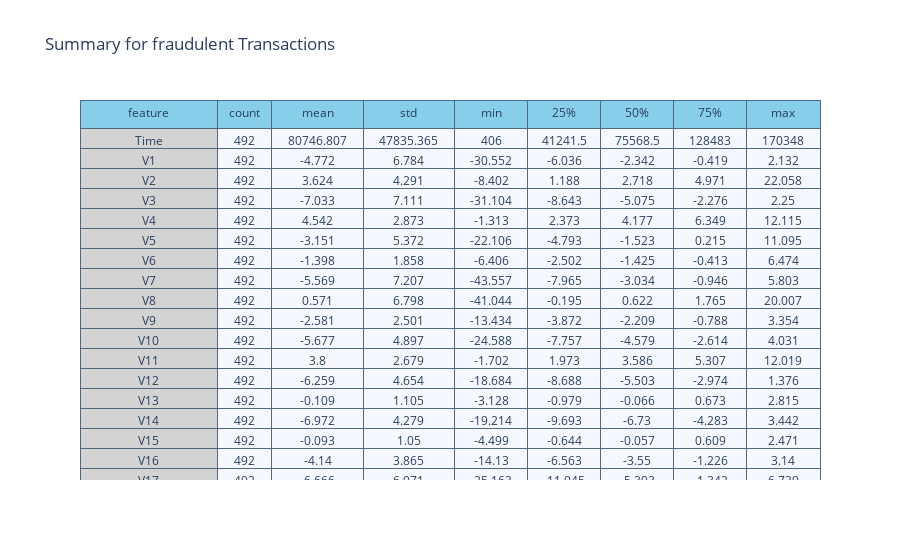

The cell this chart's notebook holds for it:
### Markdown cell above
> **Now, Let's try descriptive statistics filtering by fraudulent and non-fraudulent transactions.**

### Code cell
# Descriptive statistics of  of frauds transactions

summary = (data[data['Class'] == 1].describe().transpose().reset_index())

summary = summary.rename(columns = {"index" : "feature"})
summary = np.around(summary,3)

val_lst = [summary['feature'], summary['count'],
           summary['mean'],summary['std'],
           summary['min'], summary['25%'],
           summary['50%'], summary['75%'], summary['max']]

trace  = go.Table(header = dict(values = summary.columns.tolist(),
                                line = dict(color = ['#506784']),
                                fill = dict(color = ['skyblue']),
                               ),
                  cells  = dict(values = val_lst,
                                line = dict(color = ['#506784']),
                                fill = dict(color = ["lightgrey",'#F5F8FF'])
                               ),
                  columnwidth = [150,60,100,100,80,80,80,80,80])
layout = go.Layout(dict(title = "Summary for fraudulent Transactions"))
figure = go.Figure(data=[trace],layout=layout)
py.iplot(figure)

### Figure 1 — Plotly figure (JSON) as saved in the notebook; plotly's stock layout.template omitted (floating-point values rounded to 4 significant figures; data arrays with more than 128 entries replaced by an {"elided": "..."} marker saying what was removed)
{"data": [{"cells": {"fill": {"color": ["lightgrey", "#F5F8FF"]}, "line": {"color": ["#506784"]}, "values": {"elided": "9x31 mixed values"}}, "columnwidth": [150, 60, 100, 100, 80, 80, 80, 80, 80], "header": {"fill": {"color": ["skyblue"]}, "line": {"color": ["#506784"]}, "values": ["feature", "count", "mean", "std", "min", "25%", "50%", "75%", "max"]}, "type": "table"}], "layout": {"title": {"text": "Summary for fraudulent Transactions"}}}
